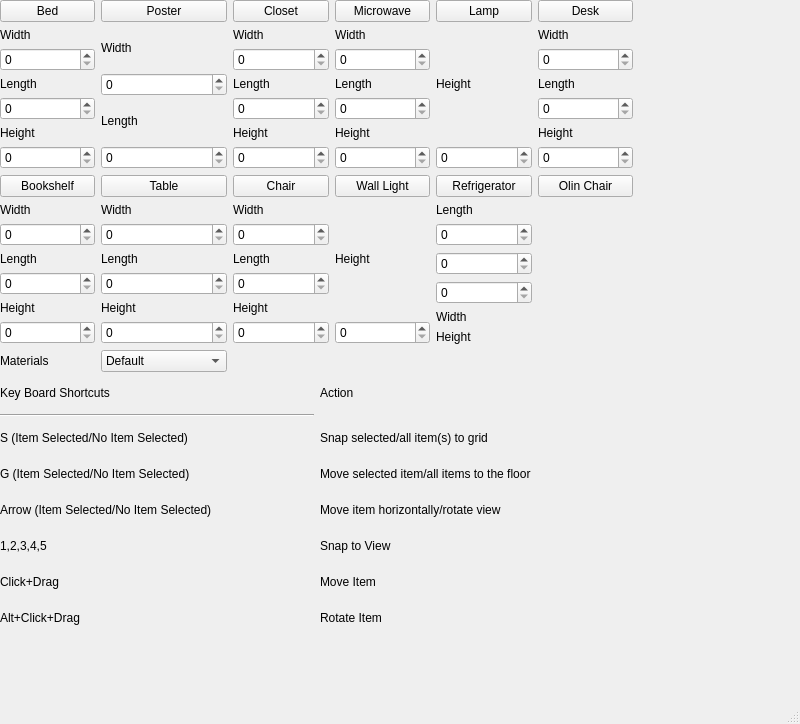
<?xml version="1.0" encoding="UTF-8"?>
<ui version="4.0">
 <class>MainWindow</class>
 <widget class="QMainWindow" name="MainWindow">
  <property name="geometry">
   <rect>
    <x>0</x>
    <y>0</y>
    <width>800</width>
    <height>724</height>
   </rect>
  </property>
  <property name="windowTitle">
   <string>MainWindow</string>
  </property>
  <widget class="QWidget" name="centralwidget">
   <widget class="QWidget" name="">
    <property name="geometry">
     <rect>
      <x>0</x>
      <y>0</y>
      <width>633</width>
      <height>633</height>
     </rect>
    </property>
    <layout class="QVBoxLayout" name="verticalLayout_9">
     <item>
      <layout class="QVBoxLayout" name="verticalLayout_8">
       <item>
        <layout class="QHBoxLayout" name="horizontalLayout"/>
       </item>
       <item>
        <layout class="QGridLayout" name="gridLayout">
         <item row="0" column="3">
          <widget class="QPushButton" name="MicrowaveButton">
           <property name="text">
            <string>Microwave</string>
           </property>
          </widget>
         </item>
         <item row="1" column="5">
          <layout class="QVBoxLayout" name="verticalLayout_10">
           <item>
            <widget class="QLabel" name="label_12">
             <property name="text">
              <string>Width</string>
             </property>
            </widget>
           </item>
           <item>
            <widget class="QSpinBox" name="DeskWidth">
             <property name="maximum">
              <number>10</number>
             </property>
            </widget>
           </item>
           <item>
            <widget class="QLabel" name="label_13">
             <property name="text">
              <string>Length</string>
             </property>
            </widget>
           </item>
           <item>
            <widget class="QSpinBox" name="DeskLength">
             <property name="maximum">
              <number>10</number>
             </property>
            </widget>
           </item>
           <item>
            <widget class="QLabel" name="label_14">
             <property name="text">
              <string>Height</string>
             </property>
            </widget>
           </item>
           <item>
            <widget class="QSpinBox" name="DeskHeight">
             <property name="maximum">
              <number>10</number>
             </property>
            </widget>
           </item>
          </layout>
         </item>
         <item row="3" column="1">
          <layout class="QVBoxLayout" name="verticalLayout_5">
           <item>
            <widget class="QLabel" name="label_21">
             <property name="text">
              <string>Width</string>
             </property>
            </widget>
           </item>
           <item>
            <widget class="QSpinBox" name="TableWidth">
             <property name="maximum">
              <number>10</number>
             </property>
            </widget>
           </item>
           <item>
            <widget class="QLabel" name="label_22">
             <property name="text">
              <string>Length</string>
             </property>
            </widget>
           </item>
           <item>
            <widget class="QSpinBox" name="TableLength">
             <property name="maximum">
              <number>10</number>
             </property>
            </widget>
           </item>
           <item>
            <widget class="QLabel" name="label_23">
             <property name="text">
              <string>Height</string>
             </property>
            </widget>
           </item>
           <item>
            <widget class="QSpinBox" name="TableHeight">
             <property name="maximum">
              <number>10</number>
             </property>
            </widget>
           </item>
          </layout>
         </item>
         <item row="1" column="3">
          <layout class="QVBoxLayout" name="verticalLayout_3">
           <item>
            <widget class="QLabel" name="label_18">
             <property name="text">
              <string>Width</string>
             </property>
            </widget>
           </item>
           <item>
            <widget class="QSpinBox" name="MIcrowaveWidth">
             <property name="maximum">
              <number>10</number>
             </property>
            </widget>
           </item>
           <item>
            <widget class="QLabel" name="label_19">
             <property name="text">
              <string>Length</string>
             </property>
            </widget>
           </item>
           <item>
            <widget class="QSpinBox" name="MicrowaveLength">
             <property name="maximum">
              <number>10</number>
             </property>
            </widget>
           </item>
           <item>
            <widget class="QLabel" name="label_20">
             <property name="text">
              <string>Height</string>
             </property>
            </widget>
           </item>
           <item>
            <widget class="QSpinBox" name="MicrowaveHeight">
             <property name="maximum">
              <number>10</number>
             </property>
            </widget>
           </item>
          </layout>
         </item>
         <item row="2" column="0">
          <widget class="QPushButton" name="BookshelfButton">
           <property name="text">
            <string>Bookshelf</string>
           </property>
          </widget>
         </item>
         <item row="2" column="1">
          <widget class="QPushButton" name="TableButton">
           <property name="text">
            <string>Table</string>
           </property>
          </widget>
         </item>
         <item row="2" column="3">
          <widget class="QPushButton" name="WallLightButton">
           <property name="text">
            <string>Wall Light</string>
           </property>
          </widget>
         </item>
         <item row="3" column="0">
          <layout class="QVBoxLayout" name="verticalLayout_4">
           <item>
            <widget class="QLabel" name="label_9">
             <property name="text">
              <string>Width</string>
             </property>
            </widget>
           </item>
           <item>
            <widget class="QSpinBox" name="BookshelfWidth">
             <property name="maximum">
              <number>10</number>
             </property>
            </widget>
           </item>
           <item>
            <widget class="QLabel" name="label_10">
             <property name="text">
              <string>Length</string>
             </property>
            </widget>
           </item>
           <item>
            <widget class="QSpinBox" name="BookshelfLength">
             <property name="maximum">
              <number>10</number>
             </property>
            </widget>
           </item>
           <item>
            <widget class="QLabel" name="label_11">
             <property name="text">
              <string>Height</string>
             </property>
            </widget>
           </item>
           <item>
            <widget class="QSpinBox" name="BookshelfHeight">
             <property name="maximum">
              <number>10</number>
             </property>
            </widget>
           </item>
          </layout>
         </item>
         <item row="3" column="3">
          <layout class="QVBoxLayout" name="verticalLayout_6">
           <item>
            <widget class="QLabel" name="label_34">
             <property name="text">
              <string>Height</string>
             </property>
            </widget>
           </item>
           <item>
            <widget class="QSpinBox" name="WallLightHeight">
             <property name="maximum">
              <number>10</number>
             </property>
            </widget>
           </item>
          </layout>
         </item>
         <item row="0" column="0">
          <widget class="QPushButton" name="BedButton">
           <property name="text">
            <string>Bed</string>
           </property>
          </widget>
         </item>
         <item row="0" column="1">
          <widget class="QPushButton" name="PosterButton">
           <property name="text">
            <string>Poster</string>
           </property>
          </widget>
         </item>
         <item row="3" column="5">
          <layout class="QVBoxLayout" name="verticalLayout_12"/>
         </item>
         <item row="1" column="4">
          <layout class="QVBoxLayout" name="verticalLayout_13">
           <item>
            <widget class="QLabel" name="label_29">
             <property name="text">
              <string>Height</string>
             </property>
            </widget>
           </item>
           <item>
            <widget class="QSpinBox" name="LampHeight">
             <property name="maximum">
              <number>10</number>
             </property>
            </widget>
           </item>
          </layout>
         </item>
         <item row="1" column="0">
          <layout class="QVBoxLayout" name="verticalLayout">
           <item>
            <widget class="QLabel" name="label_30">
             <property name="text">
              <string>Width</string>
             </property>
            </widget>
           </item>
           <item>
            <widget class="QSpinBox" name="BedWidth">
             <property name="maximum">
              <number>10</number>
             </property>
            </widget>
           </item>
           <item>
            <widget class="QLabel" name="label_31">
             <property name="text">
              <string>Length</string>
             </property>
            </widget>
           </item>
           <item>
            <widget class="QSpinBox" name="BedLength">
             <property name="maximum">
              <number>10</number>
             </property>
            </widget>
           </item>
           <item>
            <widget class="QLabel" name="label_32">
             <property name="text">
              <string>Height</string>
             </property>
            </widget>
           </item>
           <item>
            <widget class="QSpinBox" name="BedHeight">
             <property name="maximum">
              <number>10</number>
             </property>
            </widget>
           </item>
          </layout>
         </item>
         <item row="1" column="1">
          <layout class="QVBoxLayout" name="verticalLayout_2">
           <item>
            <widget class="QLabel" name="label_27">
             <property name="text">
              <string>Width</string>
             </property>
            </widget>
           </item>
           <item>
            <widget class="QSpinBox" name="PosterWidth">
             <property name="maximum">
              <number>10</number>
             </property>
            </widget>
           </item>
           <item>
            <widget class="QLabel" name="label_28">
             <property name="text">
              <string>Length</string>
             </property>
            </widget>
           </item>
           <item>
            <widget class="QSpinBox" name="PosterLength">
             <property name="maximum">
              <number>10</number>
             </property>
            </widget>
           </item>
          </layout>
         </item>
         <item row="1" column="2">
          <layout class="QVBoxLayout" name="verticalLayout_7">
           <item>
            <widget class="QLabel" name="label_3">
             <property name="text">
              <string>Width</string>
             </property>
            </widget>
           </item>
           <item>
            <widget class="QSpinBox" name="ClosetWidth">
             <property name="maximum">
              <number>10</number>
             </property>
            </widget>
           </item>
           <item>
            <widget class="QLabel" name="label_4">
             <property name="text">
              <string>Length</string>
             </property>
            </widget>
           </item>
           <item>
            <widget class="QSpinBox" name="ClosetLength">
             <property name="maximum">
              <number>10</number>
             </property>
            </widget>
           </item>
           <item>
            <widget class="QLabel" name="label_5">
             <property name="text">
              <string>Height</string>
             </property>
            </widget>
           </item>
           <item>
            <widget class="QSpinBox" name="ClosetHeight">
             <property name="maximum">
              <number>10</number>
             </property>
            </widget>
           </item>
          </layout>
         </item>
         <item row="3" column="4">
          <layout class="QVBoxLayout" name="verticalLayout_15">
           <item>
            <widget class="QLabel" name="label_36">
             <property name="text">
              <string>Length</string>
             </property>
            </widget>
           </item>
           <item>
            <widget class="QSpinBox" name="RefrigeratorHeight">
             <property name="maximum">
              <number>10</number>
             </property>
            </widget>
           </item>
           <item>
            <widget class="QSpinBox" name="RefrigeratorLength">
             <property name="maximum">
              <number>10</number>
             </property>
            </widget>
           </item>
           <item>
            <widget class="QSpinBox" name="RefrigeratorWidth">
             <property name="maximum">
              <number>10</number>
             </property>
            </widget>
           </item>
           <item>
            <widget class="QLabel" name="label_35">
             <property name="text">
              <string>Width</string>
             </property>
            </widget>
           </item>
           <item>
            <widget class="QLabel" name="label_37">
             <property name="text">
              <string>Height</string>
             </property>
            </widget>
           </item>
          </layout>
         </item>
         <item row="2" column="2">
          <widget class="QPushButton" name="ChairButton">
           <property name="text">
            <string>Chair</string>
           </property>
          </widget>
         </item>
         <item row="0" column="2">
          <widget class="QPushButton" name="ClosetButton">
           <property name="text">
            <string>Closet</string>
           </property>
          </widget>
         </item>
         <item row="0" column="5">
          <widget class="QPushButton" name="DeskButton">
           <property name="text">
            <string>Desk</string>
           </property>
          </widget>
         </item>
         <item row="3" column="2">
          <layout class="QVBoxLayout" name="verticalLayout_14">
           <item>
            <widget class="QLabel" name="label_24">
             <property name="text">
              <string>Width</string>
             </property>
            </widget>
           </item>
           <item>
            <widget class="QSpinBox" name="ChairWidth">
             <property name="maximum">
              <number>10</number>
             </property>
            </widget>
           </item>
           <item>
            <widget class="QLabel" name="label_25">
             <property name="text">
              <string>Length</string>
             </property>
            </widget>
           </item>
           <item>
            <widget class="QSpinBox" name="ChairLength">
             <property name="maximum">
              <number>10</number>
             </property>
            </widget>
           </item>
           <item>
            <widget class="QLabel" name="label_26">
             <property name="text">
              <string>Height</string>
             </property>
            </widget>
           </item>
           <item>
            <widget class="QSpinBox" name="ChairHeight">
             <property name="maximum">
              <number>10</number>
             </property>
            </widget>
           </item>
          </layout>
         </item>
         <item row="0" column="4">
          <widget class="QPushButton" name="LampButton">
           <property name="text">
            <string>Lamp</string>
           </property>
          </widget>
         </item>
         <item row="5" column="0">
          <widget class="QLabel" name="MaterialsLabel">
           <property name="text">
            <string>Materials</string>
           </property>
          </widget>
         </item>
         <item row="2" column="4">
          <widget class="QPushButton" name="RefrigeratorButton">
           <property name="text">
            <string>Refrigerator</string>
           </property>
          </widget>
         </item>
         <item row="5" column="1">
          <widget class="QComboBox" name="MaterialBox">
           <item>
            <property name="text">
             <string>Default</string>
            </property>
           </item>
           <item>
            <property name="text">
             <string>Plastic</string>
            </property>
           </item>
           <item>
            <property name="text">
             <string>Earth</string>
            </property>
           </item>
           <item>
            <property name="text">
             <string>Diffuse</string>
            </property>
           </item>
           <item>
            <property name="text">
             <string>Emissive</string>
            </property>
           </item>
           <item>
            <property name="text">
             <string>Unshaded</string>
            </property>
           </item>
           <item>
            <property name="text">
             <string>Shiny</string>
            </property>
           </item>
           <item>
            <property name="text">
             <string>Chrome</string>
            </property>
           </item>
           <item>
            <property name="text">
             <string>Blazed</string>
            </property>
           </item>
           <item>
            <property name="text">
             <string>Earth with Clouds</string>
            </property>
           </item>
           <item>
            <property name="text">
             <string>Brick</string>
            </property>
           </item>
           <item>
            <property name="text">
             <string>Silver</string>
            </property>
           </item>
           <item>
            <property name="text">
             <string>Wood</string>
            </property>
           </item>
           <item>
            <property name="text">
             <string>Rough</string>
            </property>
           </item>
           <item>
            <property name="text">
             <string>Marble</string>
            </property>
           </item>
          </widget>
         </item>
         <item row="2" column="5">
          <widget class="QPushButton" name="OlinChairButton">
           <property name="text">
            <string>Olin Chair</string>
           </property>
          </widget>
         </item>
        </layout>
       </item>
      </layout>
     </item>
     <item>
      <layout class="QGridLayout" name="gridLayout_2">
       <item row="4" column="2">
        <widget class="QLabel" name="label_40">
         <property name="text">
          <string>Move item horizontally/rotate view</string>
         </property>
        </widget>
       </item>
       <item row="7" column="2">
        <widget class="QLabel" name="label_43">
         <property name="text">
          <string>Rotate Item</string>
         </property>
        </widget>
       </item>
       <item row="5" column="2">
        <widget class="QLabel" name="label_41">
         <property name="text">
          <string>Snap to View</string>
         </property>
        </widget>
       </item>
       <item row="0" column="1">
        <widget class="QLabel" name="label_2">
         <property name="text">
          <string>Key Board Shortcuts</string>
         </property>
        </widget>
       </item>
       <item row="2" column="2">
        <widget class="QLabel" name="label">
         <property name="text">
          <string>Snap selected/all item(s) to grid</string>
         </property>
        </widget>
       </item>
       <item row="6" column="2">
        <widget class="QLabel" name="label_42">
         <property name="text">
          <string>Move Item</string>
         </property>
        </widget>
       </item>
       <item row="0" column="2">
        <widget class="QLabel" name="label_7">
         <property name="text">
          <string>Action</string>
         </property>
        </widget>
       </item>
       <item row="4" column="1">
        <widget class="QLabel" name="label_17">
         <property name="text">
          <string>Arrow (Item Selected/No Item Selected)</string>
         </property>
        </widget>
       </item>
       <item row="3" column="2">
        <widget class="QLabel" name="label_39">
         <property name="text">
          <string>Move selected item/all items to the floor</string>
         </property>
        </widget>
       </item>
       <item row="3" column="1">
        <widget class="QLabel" name="label_8">
         <property name="text">
          <string>G (Item Selected/No Item Selected)</string>
         </property>
        </widget>
       </item>
       <item row="7" column="1">
        <widget class="QLabel" name="label_38">
         <property name="text">
          <string>Alt+Click+Drag</string>
         </property>
        </widget>
       </item>
       <item row="5" column="1">
        <widget class="QLabel" name="label_33">
         <property name="text">
          <string>1,2,3,4,5</string>
         </property>
        </widget>
       </item>
       <item row="2" column="1">
        <widget class="QLabel" name="label_15">
         <property name="text">
          <string>S (Item Selected/No Item Selected)</string>
         </property>
        </widget>
       </item>
       <item row="6" column="1">
        <widget class="QLabel" name="label_16">
         <property name="text">
          <string>Click+Drag</string>
         </property>
        </widget>
       </item>
       <item row="1" column="1">
        <widget class="Line" name="line">
         <property name="orientation">
          <enum>Qt::Horizontal</enum>
         </property>
        </widget>
       </item>
      </layout>
     </item>
    </layout>
   </widget>
   <zorder>layoutWidget</zorder>
   <zorder>gridLayoutWidget</zorder>
   <zorder>RefrigeratorButton</zorder>
   <zorder>label</zorder>
   <zorder>gridLayoutWidget_2</zorder>
  </widget>
  <widget class="QMenuBar" name="menubar">
   <property name="geometry">
    <rect>
     <x>0</x>
     <y>0</y>
     <width>800</width>
     <height>25</height>
    </rect>
   </property>
  </widget>
  <widget class="QStatusBar" name="statusbar"/>
 </widget>
 <resources/>
 <connections/>
</ui>
